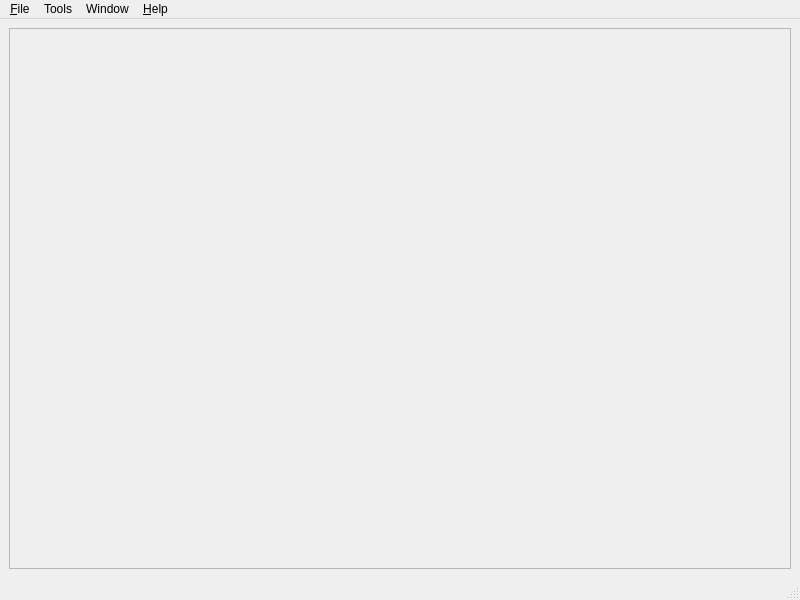
<?xml version="1.0" encoding="UTF-8"?>
<ui version="4.0">
 <class>MainWindow</class>
 <widget class="QMainWindow" name="MainWindow">
  <property name="geometry">
   <rect>
    <x>0</x>
    <y>0</y>
    <width>800</width>
    <height>600</height>
   </rect>
  </property>
  <property name="windowTitle">
   <string>Cell Creator</string>
  </property>
  <widget class="QWidget" name="centralwidget">
   <layout class="QVBoxLayout" name="verticalLayout_3">
    <item>
     <widget class="DocumentArea" name="mdiArea">
      <property name="frameShape">
       <enum>QFrame::StyledPanel</enum>
      </property>
      <property name="frameShadow">
       <enum>QFrame::Raised</enum>
      </property>
     </widget>
    </item>
   </layout>
  </widget>
  <widget class="QMenuBar" name="menubar">
   <property name="geometry">
    <rect>
     <x>0</x>
     <y>0</y>
     <width>800</width>
     <height>22</height>
    </rect>
   </property>
   <widget class="QMenu" name="menu_File">
    <property name="title">
     <string>&amp;File</string>
    </property>
    <widget class="QMenu" name="menuRecent">
     <property name="title">
      <string>Recent ...</string>
     </property>
     <addaction name="separator"/>
    </widget>
    <addaction name="actionOpen"/>
    <addaction name="menuRecent"/>
    <addaction name="separator"/>
    <addaction name="actionQuit"/>
   </widget>
   <widget class="QMenu" name="menu_Help">
    <property name="title">
     <string>&amp;Help</string>
    </property>
    <addaction name="actionAbout"/>
   </widget>
   <widget class="QMenu" name="menuWindow">
    <property name="title">
     <string>Window</string>
    </property>
    <addaction name="actionClose"/>
    <addaction name="actionCloseAll"/>
    <addaction name="actionTile"/>
    <addaction name="actionCascade"/>
    <addaction name="actionTabbed"/>
    <addaction name="actionNext"/>
    <addaction name="actionPrevious"/>
   </widget>
   <widget class="QMenu" name="menuTools">
    <property name="title">
     <string>Tools</string>
    </property>
    <addaction name="actionConversion_Tool"/>
   </widget>
   <addaction name="menu_File"/>
   <addaction name="menuTools"/>
   <addaction name="menuWindow"/>
   <addaction name="menu_Help"/>
  </widget>
  <widget class="QStatusBar" name="statusbar"/>
  <action name="actionQuit">
   <property name="text">
    <string>Quit</string>
   </property>
   <property name="shortcut">
    <string>Meta+Q</string>
   </property>
   <property name="menuRole">
    <enum>QAction::QuitRole</enum>
   </property>
  </action>
  <action name="actionAbout">
   <property name="text">
    <string>About</string>
   </property>
  </action>
  <action name="actionOpen">
   <property name="text">
    <string>Open</string>
   </property>
   <property name="shortcut">
    <string>Ctrl+O</string>
   </property>
  </action>
  <action name="actionClose">
   <property name="text">
    <string>Close</string>
   </property>
  </action>
  <action name="actionCloseAll">
   <property name="text">
    <string>Close All</string>
   </property>
  </action>
  <action name="actionTile">
   <property name="text">
    <string>Tile</string>
   </property>
  </action>
  <action name="actionCascade">
   <property name="text">
    <string>Cascade</string>
   </property>
  </action>
  <action name="actionPrevious">
   <property name="text">
    <string>Previous</string>
   </property>
  </action>
  <action name="actionNext">
   <property name="text">
    <string>Next</string>
   </property>
  </action>
  <action name="actionTabbed">
   <property name="text">
    <string>Tabbed</string>
   </property>
  </action>
  <action name="actionConversion_Tool">
   <property name="text">
    <string>Conversion Tool</string>
   </property>
  </action>
  <action name="actionfiller_action">
   <property name="text">
    <string>filler action</string>
   </property>
  </action>
 </widget>
 <customwidgets>
  <customwidget>
   <class>DocumentArea</class>
   <extends>QFrame</extends>
   <header>documentarea.h</header>
   <container>1</container>
  </customwidget>
 </customwidgets>
 <resources/>
 <connections>
  <connection>
   <sender>actionQuit</sender>
   <signal>triggered()</signal>
   <receiver>MainWindow</receiver>
   <slot>close()</slot>
   <hints>
    <hint type="sourcelabel">
     <x>-1</x>
     <y>-1</y>
    </hint>
    <hint type="destinationlabel">
     <x>399</x>
     <y>299</y>
    </hint>
   </hints>
  </connection>
 </connections>
</ui>
